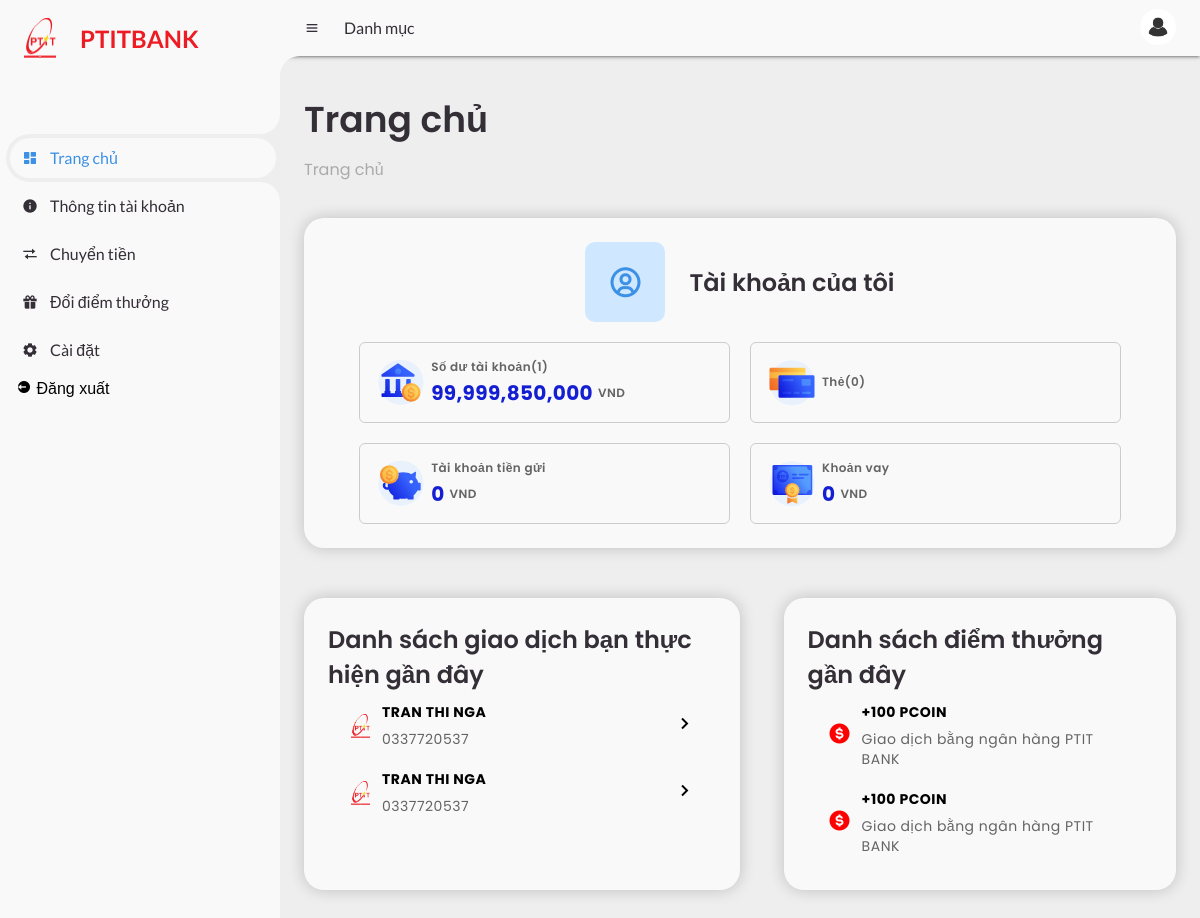
Page / (signed in) on the earlier database version.
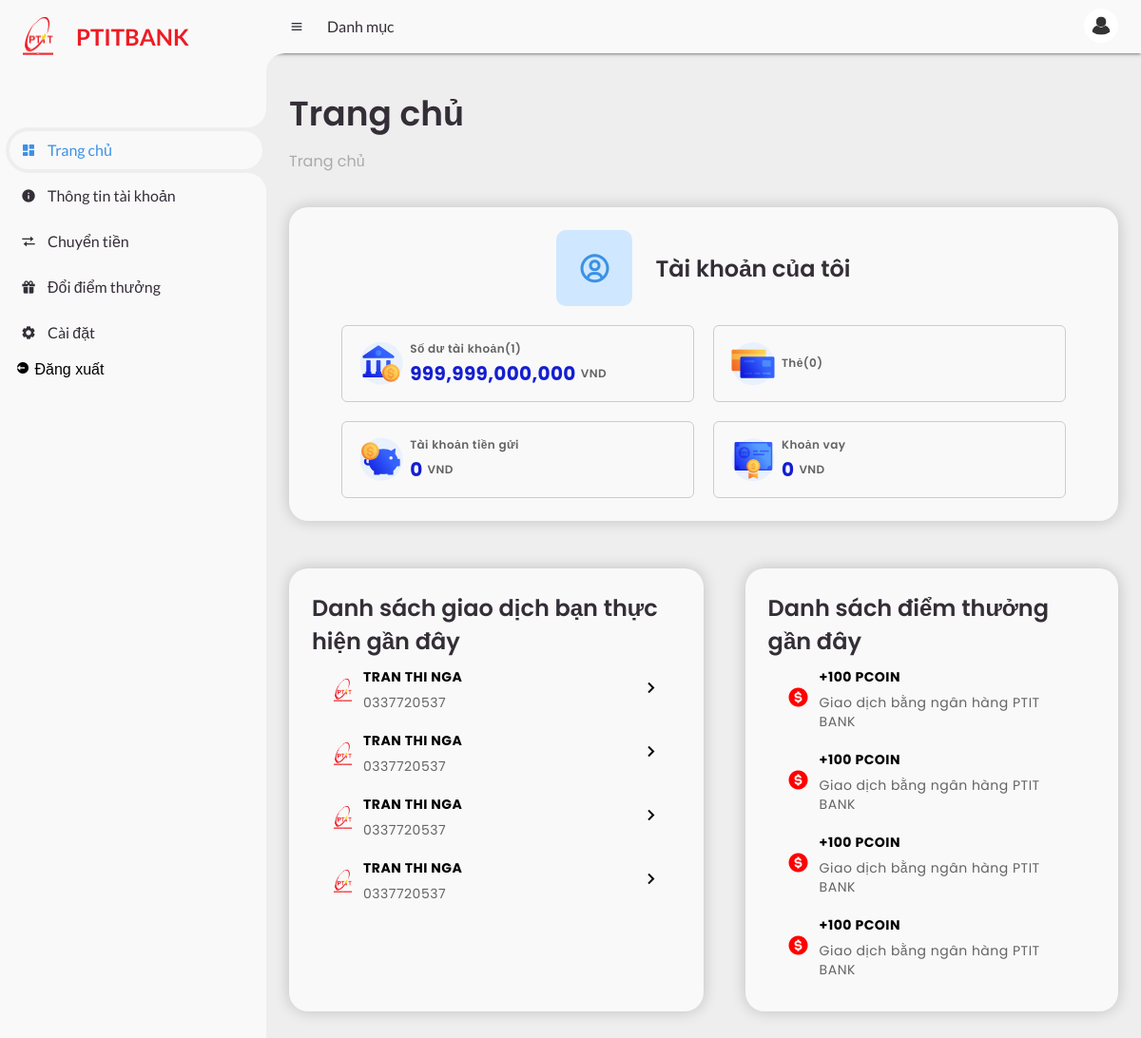
Same page on the later database version.
### tables this page shows
CREATE TABLE "Account" (
    AccountID TEXT,
    CustomerID TEXT,
    Username TEXT NOT NULL,
    Password TEXT NOT NULL,
    AccountType TEXT,
    Balance DECIMAL(15, 2),
    DateOpened DATE,
    accountNumber TEXT UNIQUE,
    Status TEXT,
    PinCode TEXT,
    creditScored INTEGER
);

CREATE TABLE "Transaction" (
  TransactionID TEXT PRIMARY KEY,
  senderAccountNumber TEXT,
  recipientAccountNumber TEXT,
  TransactionDate DATETIME,  -- Thay đổi kiểu dữ liệu từ DATE sang DATETIME
  TransactionType TEXT,
  Amount DECIMAL(15, 2),
  Description TEXT
);

### app/routes/home_route.py (the view)
@home_bp.route("/")
def home():
    from app.services.account_service import get_detail_account
    from app.services.account_service import get_latest_transactions
    account_id = session.get("account_id")
    message, category, [account, customer] = get_detail_account(account_id)
    if category == "danger":
        flash(message, category)
        return redirect(url_for("auth.login"))
    transactions = get_latest_transactions(account_id)
    return render_template("home.html", account=account, transactions=transactions)

### app/services/account_service.py (called while the page is built)
def get_detail_account(account_id):
    if not account_id:
        return "Bạn chưa đăng nhập", "danger", [None, None]
    account = Account.query.get(account_id)
    if not account:
        return "Tài khoản không tồn tại", "danger", [None, None]
    customer = Customer.query.filter_by(CustomerID=account.CustomerID).first()
    return "", "success", [account, customer]

### app/templates/home.html (shortened to what this page needs)
<!DOCTYPE html>
<html lang="en">
  <head>
    <link
      href="https://unpkg.com/boxicons@2.0.9/css/boxicons.min.css"
      rel="stylesheet"
    />
    <link rel="stylesheet" href="../static/css/home.css" />
  </head>
  <body>
    <section id="sidebar">
      <a href="/" class="brand">
        <div class="logo"></div>
        <span class="text">PTITBANK</span>
      </a>
      <ul class="side-menu top">
        <li class="active">
          <a href="#">
            <i class="bx bxs-dashboard"></i>
            <span class="text">Trang chủ</span>
          </a>
        </li>
        <li>
          <a href="/account/profile">
            <i class="bx bxs-info-circle"></i>
            <span class="text">Thông tin tài khoản</span>
          </a>
        </li>
        <li>
          <a href="/account/transfer-money">
            <i class="bx bx-transfer"></i>
            <span class="text">Chuyển tiền</span>
          </a>
        </li>
        <li>
          <a href="/account/credit-score">
            <i class="bx bxs-gift"></i>
            <span class="text">Đổi điểm thưởng</span>
          </a>
        </li>
        <li>
          <a href="/account/settings">
            <i class="bx bxs-cog"></i>
            <span class="text">Cài đặt</span>
          </a>
        </li>
        <form action="{{ url_for('auth.logout') }}" method="POST">
          <li>
            <button type="submit" class="logout">
              <i class="bx bxs-log-out-circle"></i>
              <span class="text">Đăng xuất</span>
            </button>
          </li>
        </form>
      </ul>
    </section>
    <section id="content">
      <nav>
        <i class="bx bx-menu"></i>
        <a href="#" class="nav-link">Danh mục</a>
        <a href="/account/profile" class="profile">
          <img src="../static/images/avatar_user.png" />
        </a>
      </nav>
      <main>
        <div class="head-title">
          <div class="left">
            <h1>Trang chủ</h1>
            <ul class="breadcrumb">
              <li>
                <a href="#">Trang chủ</a>
              </li>
            </ul>
          </div>
        </div>
        <ul class="box-info">
          <li>
            <div class="my-account">
              <i class="bx bx-user-circle"></i>
              <span class="text">
                <h3>Tài khoản của tôi</h3>
              </span>
            </div>
            <div class="current-info">
              <div class="current-info-item total-value">
                <div class="left-content"></div>
                <div class="right-content">
                  <div class="up-content">Số dư tài khoản(1)</div>
                  <div class="down-content">
                    <div class="balance">
                      {{'{:,.0f}'.format(account.Balance)}}
                    </div>
                    <div class="currency">VND</div>
                  </div>
                </div>
              </div>
              <div class="current-info-item card">
                <div class="left-content"></div>
                <div class="right-content">Thẻ(0)</div>
              </div>
              <div class="current-info-item saving">
                <div class="left-content"></div>
                <div class="right-content">
                  <div class="up-content">Tài khoản tiền gửi</div>
                  <div class="down-content">
                    <div class="balance">0</div>
                    <div class="currency">VND</div>
                  </div>
                </div>
              </div>
              <div class="current-info-item loan">
                <div class="left-content"></div>
                <div class="right-content">
                  <div class="up-content">Khoản vay</div>
                  <div class="down-content">
                    <div class="balance">0</div>
                    <div class="currency">VND</div>
                  </div>
                </div>
              </div>
            </div>
          </li>
        </ul>
        <div class="recent-activities">
          <div class="recent-transactions-list">
            <div class="title">Danh sách giao dịch bạn thực hiện gần đây</div>
             {% for transaction, sender_username, recipient_name,
            recipient_account_number in transactions %}
            <div class="detail-transaction">
              <div class="logo-bank"></div>
              <div class="receiver">
                <div class="fullname">{{ recipient_name }}</div>
                <div class="account-number">{{ recipient_account_number }}</div>
              </div>
              <span class="detail-transaction-icon">
                <i class="bx bx-chevron-right"></i>
              </span>
            </div>
            {% endfor %}
          </div>
          <div class="recent-credit-scores">
            <div class="title">Danh sách điểm thưởng gần đây</div>
             {% for transaction, sender_username, recipient_name,
            recipient_account_number in transactions %}
            <div class="detail-score">
              <div class="left-content">
                <i class="bx bxs-dollar-circle"></i>
              </div>
              <div class="right-content">
                <div class="score">+100 PCoin</div>
                <div class="description">
                  Giao dịch bằng ngân hàng PTIT BANK
                </div>
              </div>
            </div>
            {% endfor %}
          </div>
        </div>
      </main>
    </section>
  </body>
</html>

Differences in the rows shown:
changed Account: Balance "99,999,850,000" → "999,999,000,000"
added Transaction: recipient_name "TRAN THI NGA", accountNumber "0337720537"
added Transaction: recipient_name "TRAN THI NGA", accountNumber "0337720537"
